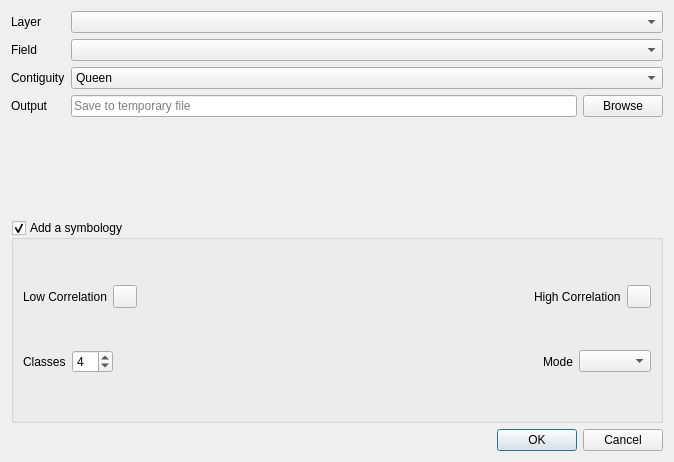
<?xml version="1.0" encoding="UTF-8"?>
<ui version="4.0">
 <class>Autocorrelation</class>
 <widget class="QWidget" name="Autocorrelation">
  <property name="windowModality">
   <enum>Qt::NonModal</enum>
  </property>
  <property name="geometry">
   <rect>
    <x>0</x>
    <y>0</y>
    <width>674</width>
    <height>462</height>
   </rect>
  </property>
  <property name="sizePolicy">
   <sizepolicy hsizetype="Expanding" vsizetype="Preferred">
    <horstretch>0</horstretch>
    <verstretch>0</verstretch>
   </sizepolicy>
  </property>
  <property name="contextMenuPolicy">
   <enum>Qt::DefaultContextMenu</enum>
  </property>
  <property name="windowTitle">
   <string>Autocorrelation</string>
  </property>
  <layout class="QVBoxLayout" name="verticalLayout">
   <property name="sizeConstraint">
    <enum>QLayout::SetDefaultConstraint</enum>
   </property>
   <item>
    <layout class="QFormLayout" name="formLayout">
     <property name="fieldGrowthPolicy">
      <enum>QFormLayout::AllNonFixedFieldsGrow</enum>
     </property>
     <item row="2" column="0">
      <widget class="QLabel" name="label">
       <property name="text">
        <string>Layer</string>
       </property>
      </widget>
     </item>
     <item row="2" column="1">
      <widget class="QgsMapLayerComboBox" name="cbx_aggregation_layer">
       <property name="sizePolicy">
        <sizepolicy hsizetype="Expanding" vsizetype="Fixed">
         <horstretch>0</horstretch>
         <verstretch>0</verstretch>
        </sizepolicy>
       </property>
      </widget>
     </item>
     <item row="3" column="0">
      <widget class="QLabel" name="label_4">
       <property name="text">
        <string>Field</string>
       </property>
      </widget>
     </item>
     <item row="3" column="1">
      <widget class="QgsFieldComboBox" name="cbx_indicator_field">
       <property name="sizePolicy">
        <sizepolicy hsizetype="Expanding" vsizetype="Fixed">
         <horstretch>0</horstretch>
         <verstretch>0</verstretch>
        </sizepolicy>
       </property>
      </widget>
     </item>
     <item row="12" column="1">
      <layout class="QHBoxLayout" name="horizontalLayout_6">
       <item>
        <widget class="QLineEdit" name="le_output_filepath">
         <property name="placeholderText">
          <string>Save to temporary file</string>
         </property>
        </widget>
       </item>
       <item>
        <widget class="QPushButton" name="button_browse">
         <property name="text">
          <string>Browse</string>
         </property>
        </widget>
       </item>
      </layout>
     </item>
     <item row="8" column="0">
      <widget class="QLabel" name="label_3">
       <property name="text">
        <string>Contiguity</string>
       </property>
      </widget>
     </item>
     <item row="8" column="1">
      <widget class="QComboBox" name="cbx_contiguity">
       <property name="enabled">
        <bool>true</bool>
       </property>
       <property name="sizePolicy">
        <sizepolicy hsizetype="Expanding" vsizetype="Fixed">
         <horstretch>0</horstretch>
         <verstretch>0</verstretch>
        </sizepolicy>
       </property>
       <property name="minimumSize">
        <size>
         <width>104</width>
         <height>0</height>
        </size>
       </property>
       <item>
        <property name="text">
         <string>Queen</string>
        </property>
       </item>
       <item>
        <property name="text">
         <string>Rook</string>
        </property>
       </item>
      </widget>
     </item>
     <item row="12" column="0">
      <widget class="QLabel" name="label_8">
       <property name="text">
        <string>Output</string>
       </property>
      </widget>
     </item>
    </layout>
   </item>
   <item>
    <widget class="QgsCollapsibleGroupBox" name="symbology">
     <property name="title">
      <string>Add a symbology</string>
     </property>
     <property name="checkable">
      <bool>true</bool>
     </property>
     <property name="collapsed" stdset="0">
      <bool>false</bool>
     </property>
     <layout class="QVBoxLayout" name="verticalLayout_3">
      <item>
       <layout class="QHBoxLayout" name="horizontalLayout_3">
        <item>
         <widget class="QLabel" name="label_9">
          <property name="text">
           <string>Low Correlation</string>
          </property>
         </widget>
        </item>
        <item>
         <widget class="QgsColorButtonV2" name="color_low_value">
          <property name="color" stdset="0">
           <color>
            <red>162</red>
            <green>206</green>
            <blue>255</blue>
           </color>
          </property>
         </widget>
        </item>
        <item>
         <spacer name="horizontalSpacer">
          <property name="orientation">
           <enum>Qt::Horizontal</enum>
          </property>
          <property name="sizeHint" stdset="0">
           <size>
            <width>40</width>
            <height>20</height>
           </size>
          </property>
         </spacer>
        </item>
        <item>
         <widget class="QLabel" name="label_10">
          <property name="text">
           <string>High Correlation</string>
          </property>
         </widget>
        </item>
        <item>
         <widget class="QgsColorButtonV2" name="color_high_value">
          <property name="color" stdset="0">
           <color>
            <red>189</red>
            <green>55</green>
            <blue>19</blue>
           </color>
          </property>
         </widget>
        </item>
       </layout>
      </item>
      <item>
       <layout class="QHBoxLayout" name="horizontalLayout_4">
        <item>
         <widget class="QLabel" name="label_11">
          <property name="text">
           <string>Classes</string>
          </property>
         </widget>
        </item>
        <item>
         <widget class="QSpinBox" name="spinBox_classes">
          <property name="minimum">
           <number>1</number>
          </property>
          <property name="value">
           <number>4</number>
          </property>
         </widget>
        </item>
        <item>
         <spacer name="horizontalSpacer_2">
          <property name="orientation">
           <enum>Qt::Horizontal</enum>
          </property>
          <property name="sizeHint" stdset="0">
           <size>
            <width>40</width>
            <height>20</height>
           </size>
          </property>
         </spacer>
        </item>
        <item>
         <widget class="QLabel" name="label_12">
          <property name="text">
           <string>Mode</string>
          </property>
         </widget>
        </item>
        <item>
         <widget class="QComboBox" name="cbx_mode"/>
        </item>
       </layout>
      </item>
     </layout>
    </widget>
   </item>
   <item>
    <widget class="QDialogButtonBox" name="button_box_ok">
     <property name="orientation">
      <enum>Qt::Horizontal</enum>
     </property>
     <property name="standardButtons">
      <set>QDialogButtonBox::Cancel|QDialogButtonBox::Ok</set>
     </property>
    </widget>
   </item>
  </layout>
 </widget>
 <customwidgets>
  <customwidget>
   <class>QgsCollapsibleGroupBox</class>
   <extends>QGroupBox</extends>
   <header>qgscollapsiblegroupbox.h</header>
   <container>1</container>
  </customwidget>
  <customwidget>
   <class>QgsColorButtonV2</class>
   <extends>QToolButton</extends>
   <header>qgscolorbuttonv2.h</header>
  </customwidget>
  <customwidget>
   <class>QgsFieldComboBox</class>
   <extends>QComboBox</extends>
   <header>qgsfieldcombobox.h</header>
  </customwidget>
  <customwidget>
   <class>QgsMapLayerComboBox</class>
   <extends>QComboBox</extends>
   <header>qgsmaplayercombobox.h</header>
  </customwidget>
 </customwidgets>
 <resources/>
 <connections>
  <connection>
   <sender>cbx_aggregation_layer</sender>
   <signal>layerChanged(QgsMapLayer*)</signal>
   <receiver>cbx_indicator_field</receiver>
   <slot>setLayer(QgsMapLayer*)</slot>
   <hints>
    <hint type="sourcelabel">
     <x>390</x>
     <y>27</y>
    </hint>
    <hint type="destinationlabel">
     <x>390</x>
     <y>61</y>
    </hint>
   </hints>
  </connection>
 </connections>
 <buttongroups>
  <buttongroup name="buttonGroup_2"/>
 </buttongroups>
</ui>
